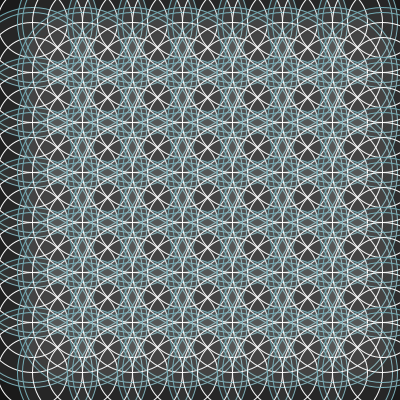
Frame 1 (no input)
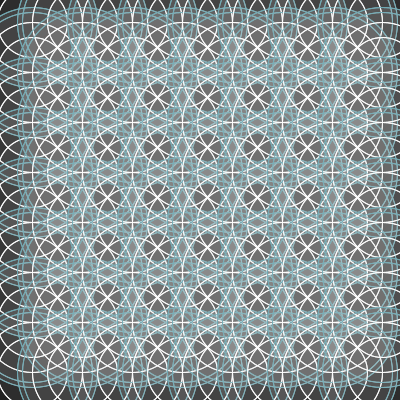
Frame 2 (the mouse pressed at the canvas centre, redrawn once)

The Processing sketch that drew these frames (run headless with seeded random() and noise(); the mouse was pressed at the canvas centre and the sketch redrawn once):

// Processing sketch: processing_82053
// ── processing_82053.pde

void setup()
{
  background(5);
size(400,400);


}




void draw()

  

  //Nouvelle ligne
  {
         for (int posX = 32; posX < width; posX = posX+50)
         {
            fill(#C7E3D2);
          for (int posY = 22; posY < height; posY = posY+50)
         {
         
   
         strokeWeight(2);
       noFill();
         
         strokeWeight(1);
       stroke(255);
          ellipse(posX, posY, 100, 100);
            fill(210, 10);
          ellipse(posX, posY, 70, 70);
          noFill();
          strokeWeight (1);
          stroke (#6EA8B2);
          ellipse (posX, posY, 120, 120);
          fill(230, 15);
          ellipse (posX, posY, 130, 130);

    }
         }

noLoop ();
}
